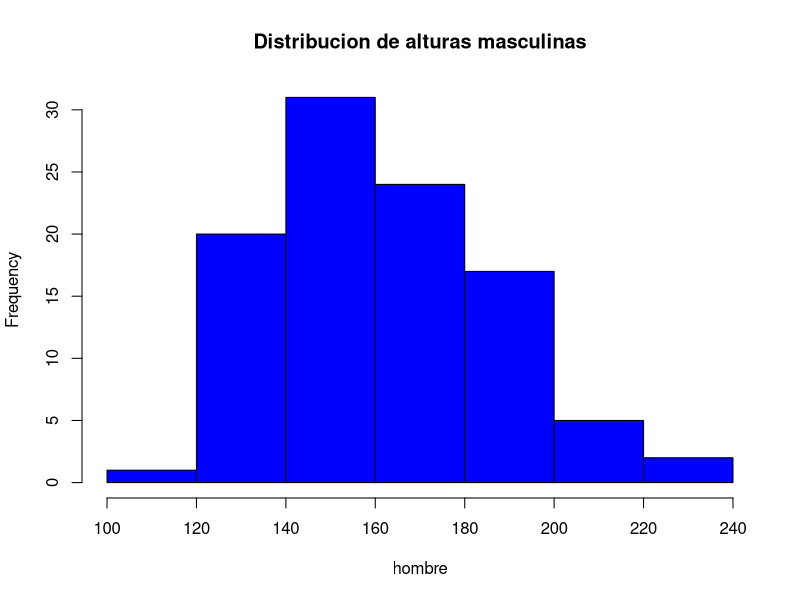
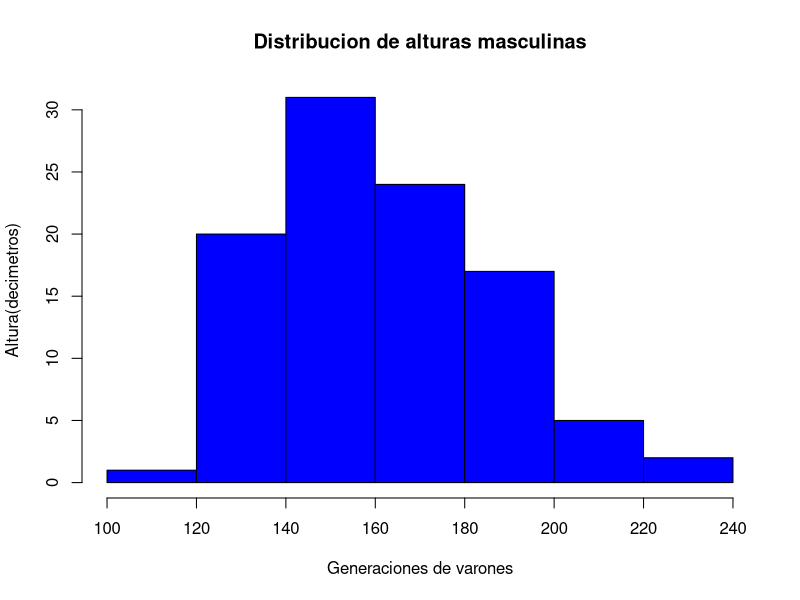
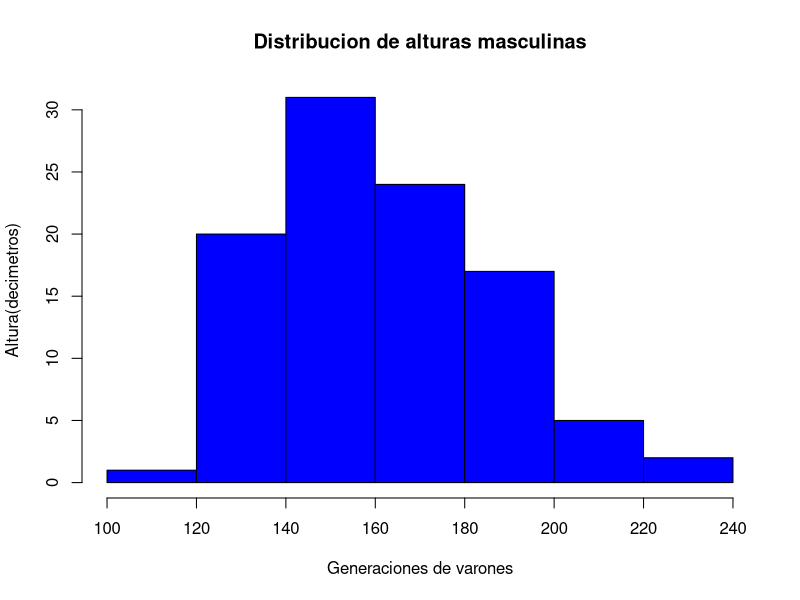
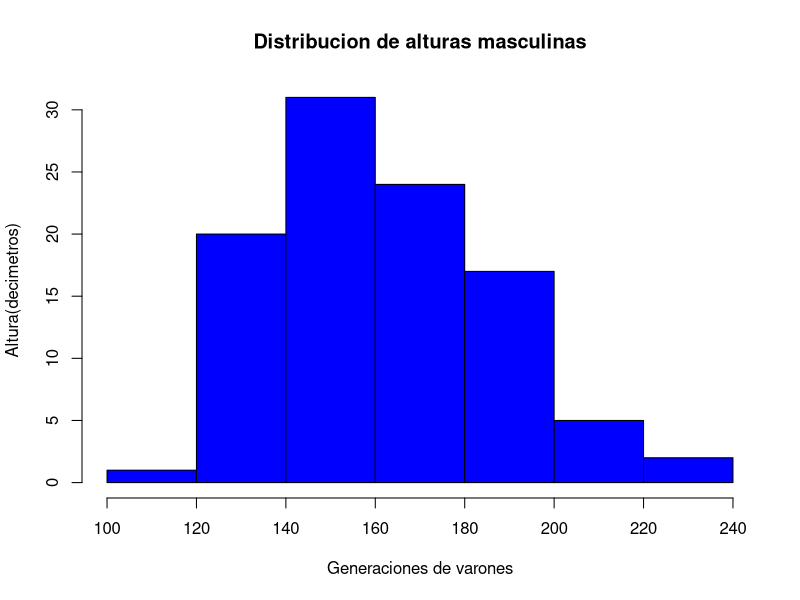
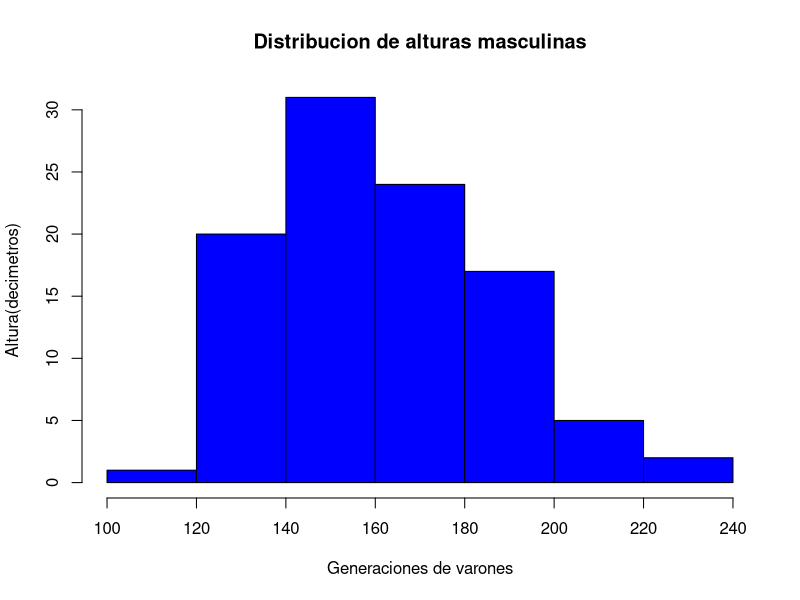
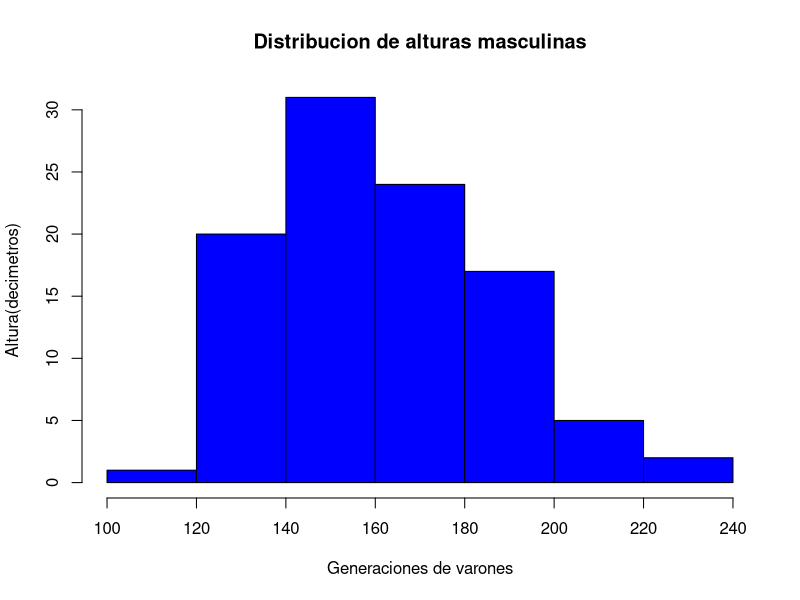
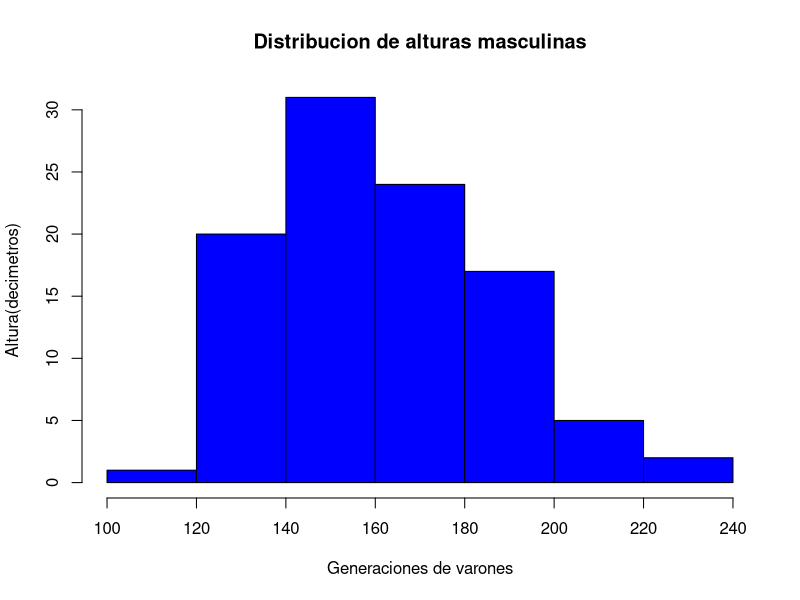
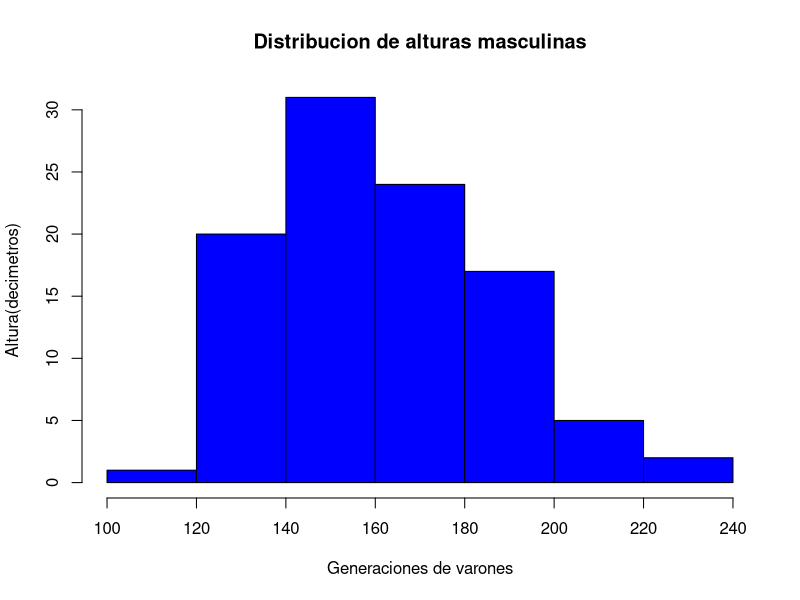

Write R code to recreate these figures, in order.
#Nombre: Jesus Condor Torres
#Respuesta 1: El codigo genera 9 generaciones con sus respectivos histogramas

popular <- data.frame(m = rnorm(100,160,20), f = rnorm(100,160,20))
popular
#funcion que ayudara a permutar el dataframe
prox.gen <- function(popular){
   popular$m <- sample(popular$m)
   popular$m <- apply(popular,1,mean)
   popular$f <- popular$m
   return(popular)
}

help("hist")
#hist(5, main = popular)
hombre <- popular[,1]#Agregamos a un vector el "m" del dataframe
hist(hombre, plot = TRUE, border = 'black',main = 'Distribucion de alturas masculinas',
             col = 'blue')
for(i in 1:9){#obtenemos los diagramas de las alturas masculinas
    prox.gen(popular)
    varon <- popular$m
    hist(hombre, plot = TRUE, border = 'black',main = 'Distribucion de alturas masculinas',
         col = 'blue',xlab = 'Generaciones de varones',ylab = 'Altura(decimetros)')
}
